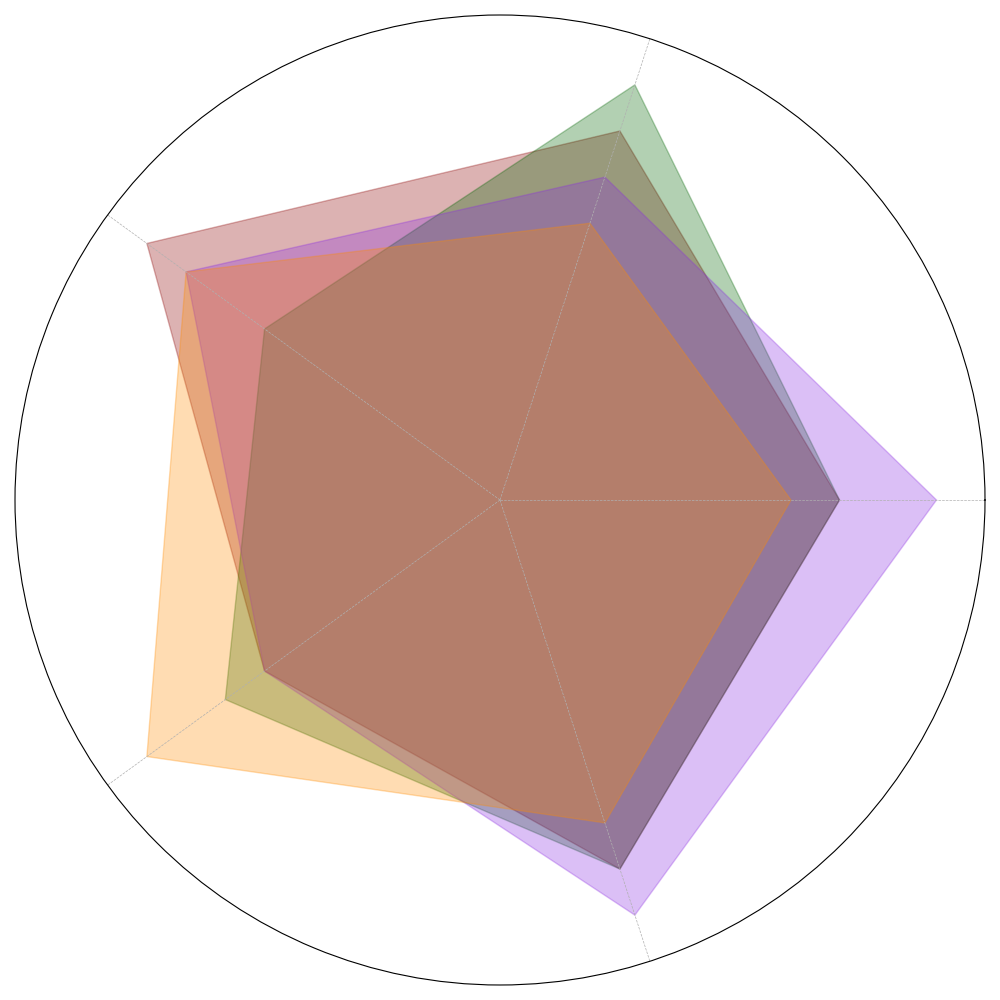

Source code (Python):
import numpy as np
import matplotlib.pyplot as plt
from math import pi

skills = ['Leadership', 'Technical Expertise', 'Physical Fitness', 'Medical Knowledge', 'Problem Solving']
num_skills = len(skills)

teams_scores = {
    'Alpha Centauri': [7, 8, 9, 6, 8],
    'Galactic Voyagers': [7, 9, 6, 7, 8],
    'Solar Pioneers': [9, 7, 8, 6, 9],
    'Lunar Legends': [6, 6, 8, 9, 7],
}

fig, ax = plt.subplots(figsize=(10, 10), subplot_kw=dict(polar=True))

angles = np.linspace(0, 2 * pi, num_skills, endpoint=False).tolist()
angles += angles[:1]
colors = ['#8B0000', '#006400', '#8A2BE2', '#FF8C00']

for idx, (team, scores) in enumerate(teams_scores.items()):
    scores += scores[:1]
    ax.fill(angles, scores, alpha=0.3, color=colors[idx])

plt.xticks(angles[:-1], [])
plt.yticks([])
plt.ylim(0, 10)

plt.grid(True, linestyle='--', linewidth=0.5)
plt.tight_layout()
plt.show()
